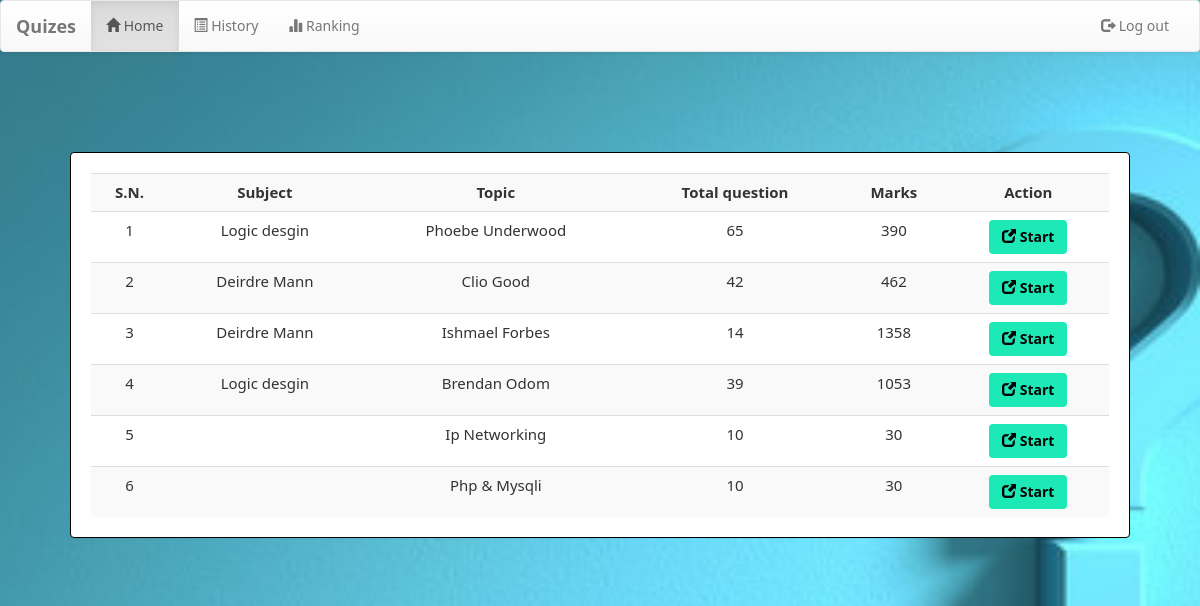
Page /welcome.php?q=1 (signed in) on the committed database.
### tables this page shows
CREATE TABLE `quiz` (
  `eid` text NOT NULL,
  `title` varchar(100) NOT NULL,
  `sahi` int(11) NOT NULL,
  `wrong` int(11) NOT NULL,
  `subject` varchar(255) DEFAULT NULL,
  `total` int(11) NOT NULL,
  `date` timestamp NOT NULL DEFAULT current_timestamp() ON UPDATE current_timestamp()
);

### welcome.php (the view, shortened to what this page needs)
<?php
require_once 'database.php';
if (!(isset($_SESSION['email']))) {
    header("location:login.php");
} else {
    $email = $_SESSION['email'];
}
?>
<!DOCTYPE html>
<html lang="en">
<head>
    <link rel="stylesheet" href="css/bootstrap.min.css" />
    <link rel="stylesheet" href="css/bootstrap-theme.min.css" />
    <link rel="stylesheet" href="css/welcome.css">
    <link rel="stylesheet" href="css/font.css">
</head>
<body>
    <nav class="navbar navbar-default title1">
        <div class="container-fluid">
            <div class="navbar-header">
                <a class="navbar-brand" href="#"><b>Quizes</b></a>
            </div>
            <div class="collapse navbar-collapse" id="bs-example-navbar-collapse-1">
                <ul class="nav navbar-nav navbar-left">
                    <li <?php if (@$_GET['q'] == 1) echo 'class="active"'; ?>><a href="welcome.php?q=1"><span class="glyphicon glyphicon-home" aria-hidden="true"></span>&nbsp;Home<span class="sr-only">(current)</span></a></li>
                    <li <?php if (@$_GET['q'] == 2) echo 'class="active"'; ?>><a href="welcome.php?q=2"><span class="glyphicon glyphicon-list-alt" aria-hidden="true"></span>&nbsp;History</a></li>
                    <li <?php if (@$_GET['q'] == 3) echo 'class="active"'; ?>><a href="welcome.php?q=3"><span class="glyphicon glyphicon-stats" aria-hidden="true"></span>&nbsp;Ranking</a></li>
                </ul>
                <ul class="nav navbar-nav navbar-right">
                    <li <?php echo ''; ?>><a href="logout.php?q=welcome.php"><span class="glyphicon glyphicon-log-out" aria-hidden="true"></span>&nbsp;Log out</a>
                    </li>
                </ul>
            </div>
        </div>
    </nav>
    <br><br>
    <div class="container">
        <div class="row">
            <div class="col-md-12">
                <?php if (@$_GET['q'] == 1) {
                    $result = mysqli_query($con, "SELECT * FROM quiz ORDER BY date DESC") or die('Error');
                    echo '<div class="panel"><div class="table-responsive"><table class="table table-striped title1">
                    <tr><td><center><b>S.N.</b></center></td><td><center><b>Subject</b></center></td><td><center><b>Topic</b></center></td><td><center><b>Total question</b></center></td><td><center><b>Marks</center></b></td><td><center><b>Action</b></center></td></tr>';
                    $c = 1;
                    while ($row = mysqli_fetch_array($result)) {
                        $subject = $row['subject'];
                        $title = $row['title'];
                        $total = $row['total'];
                        $sahi = $row['sahi'];
                        $eid = $row['eid'];
                        $q12 = mysqli_query($con, "SELECT score FROM history WHERE eid='$eid' AND email='$email'") or die('Error98');
                        $rowcount = mysqli_num_rows($q12);
                        if ($rowcount == 0) {
                            echo '<tr><td><center>' . $c++ . '</center></td><td><center>' . $subject . '</center></td><td><center>' . $title . '</center></td><td><center>' . $total . '</center></td><td><center>' . $sahi * $total . '</center></td><td><center><b><a href="welcome.php?q=quiz&step=2&eid=' . $eid . '&n=1&t=' . $total . '" class="btn sub1" style="color:black;margin:0px;background:#1de9b6"><span class="glyphicon glyphicon-new-window" aria-hidden="true"></span>&nbsp;<span class="title1"><b>Start</b></span></a></b></center></td></tr>';
                        }
                    }
                    echo '</table></div></div>';
                } ?>
</body>
</html>

### css/welcome.css (style rules this page uses)
* { box-sizing: border-box; }
body { background-color: #0a6e4e; margin: 0; font-family: Noto Sans; }
.panel { border-color:rgb(0, 0, 0); margin:40px; padding:20px; font: 15px "Noto Sans"; }

### welcome.php (style rules this page uses)
body { width: 100%; background: url(image/book11.png); background-position: center center; background-repeat: no-repeat; background-attachment: fixed; background-size: cover; }

### rows in the picture
quiz: subject "Logic desgin", title "Phoebe Underwood", total "65", $sahi * $total "390"
quiz: subject "Deirdre Mann", title "Clio Good", total "42", $sahi * $total "462"
quiz: subject "Deirdre Mann", title "Ishmael Forbes", total "14", $sahi * $total "1358"
quiz: subject "Logic desgin", title "Brendan Odom", total "39", $sahi * $total "1053"
quiz: title "Ip Networking", total "10", $sahi * $total "30"
quiz: title "Php & Mysqli", total "10", $sahi * $total "30"
